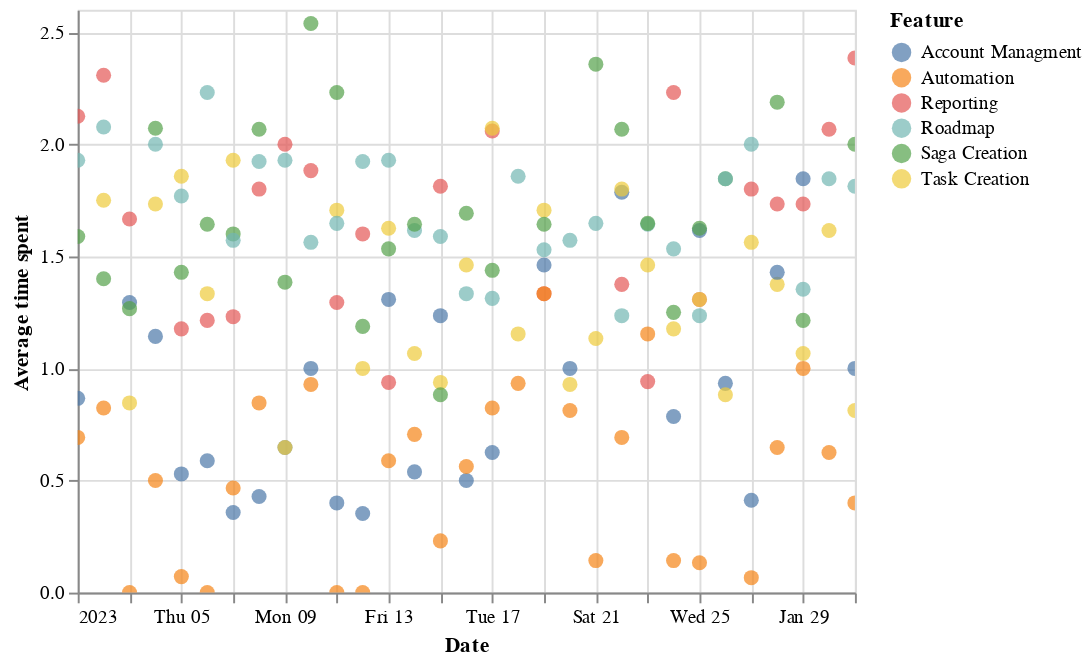

Here is the notebook cell this chart was saved with:
### Code cell
alt.Chart(data23).mark_circle(size=60).encode(
    x="Date",
    y="Average time spent",
    color="Feature",
    tooltip=["Username", "Sessions", "Feature", "Average time spent"],
).interactive()

### Figure 1 — Vega-Lite specification as saved in the notebook (floating-point values rounded to 4 significant figures; data arrays with more than 128 entries replaced by an {"elided": "..."} marker saying what was removed)
{"config": {"view": {"continuousWidth": 400, "continuousHeight": 300}}, "data": {"name": "data-a0274ded775470eb3eddb8c93afbad06"}, "mark": {"type": "circle", "size": 60}, "encoding": {"color": {"field": "Feature", "type": "nominal"}, "tooltip": [{"field": "Username", "type": "nominal"}, {"field": "Sessions", "type": "quantitative"}, {"field": "Feature", "type": "nominal"}, {"field": "Average time spent", "type": "quantitative"}], "x": {"field": "Date", "type": "temporal"}, "y": {"field": "Average time spent", "type": "quantitative"}}, "selection": {"selector010": {"type": "interval", "bind": "scales", "encodings": ["x", "y"]}}, "$schema": "https://vega.github.io/schema/vega-lite/v4.17.0.json", "datasets": {"data-a0274ded775470eb3eddb8c93afbad06": {"elided": "163 records"}}}
